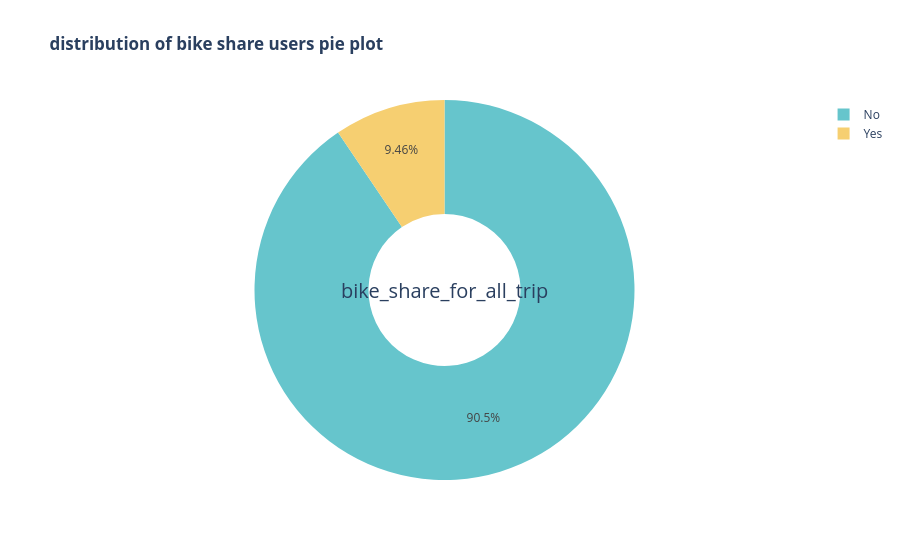

Here is the notebook cell this chart was saved with:
### Markdown cell above
> ### <mark>Your analsys and exploration here </mark>

### Code cell
import plotly.express as px
fig = px.pie(df, names = "bike_share_for_all_trip",
       title="<b> distribution of bike share users pie plot</b>",
       color_discrete_sequence=px.colors.qualitative.Pastel,
       hole=0.4
       
       )
fig.update_layout(annotations = [dict(text= "bike_share_for_all_trip", font_size=20, x=0.5, y =0.5, showarrow = False)])

### Figure 1 — Plotly figure (JSON) as saved in the notebook; plotly's stock layout.template omitted (floating-point values rounded to 4 significant figures; data arrays with more than 128 entries replaced by an {"elided": "..."} marker saying what was removed)
{"data": [{"domain": {"x": [0, 1], "y": [0, 1]}, "hole": 0.4, "hovertemplate": "bike_share_for_all_trip=%{label}<extra></extra>", "labels": {"elided": "183416 str values"}, "legendgroup": "", "name": "", "showlegend": true, "type": "pie"}], "layout": {"annotations": [{"font": {"size": 20}, "showarrow": false, "text": "bike_share_for_all_trip", "x": 0.5, "y": 0.5}], "legend": {"tracegroupgap": 0}, "piecolorway": ["rgb(102, 197, 204)", "rgb(246, 207, 113)", "rgb(248, 156, 116)", "rgb(220, 176, 242)", "rgb(135, 197, 95)", "rgb(158, 185, 243)", "rgb(254, 136, 177)", "rgb(201, 219, 116)", "rgb(139, 224, 164)", "rgb(180, 151, 231)", "rgb(179, 179, 179)"], "title": {"text": "<b> distribution of bike share users pie plot</b>"}}}
